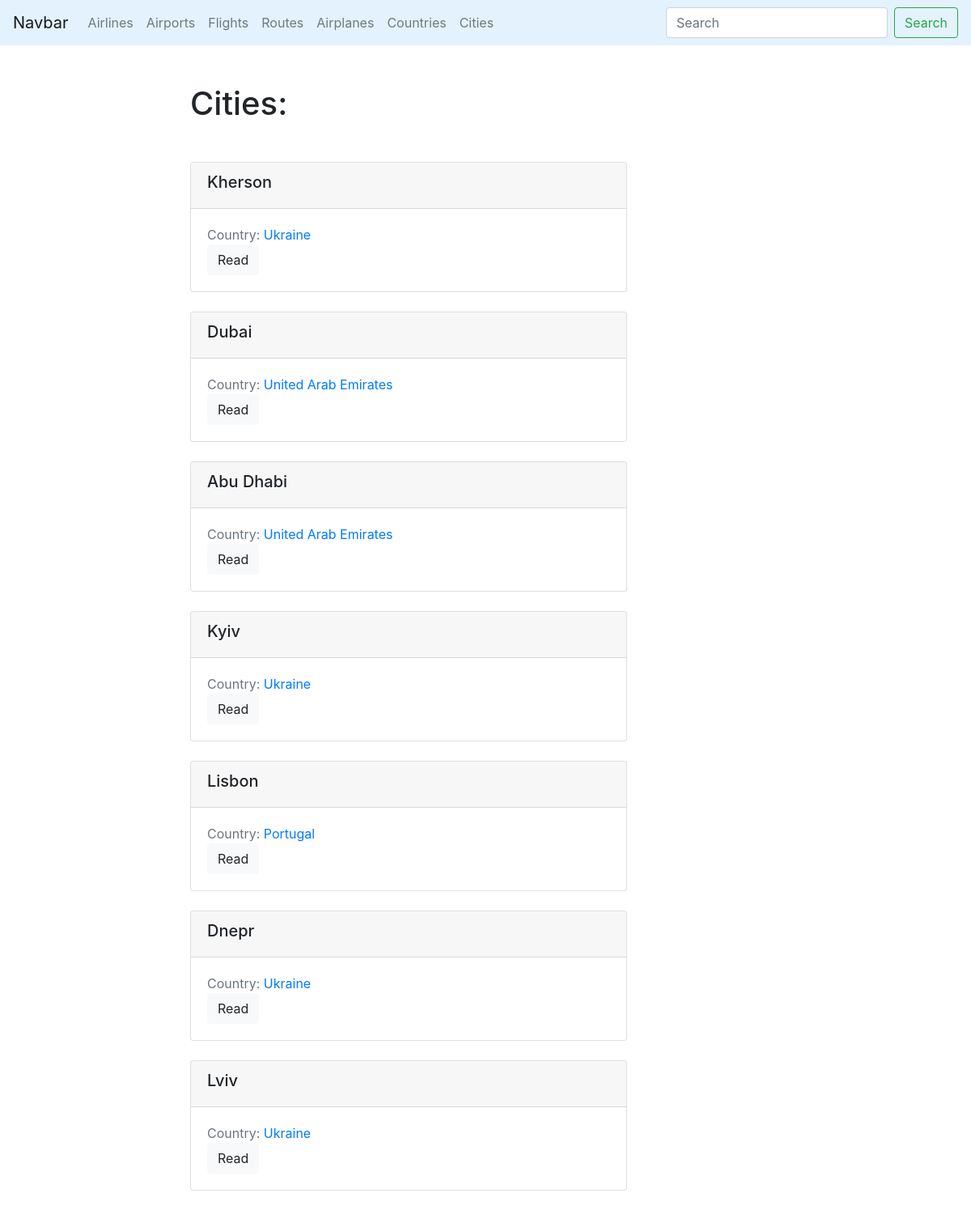
The page /airtickets/cities/ on the database as committed earlier.
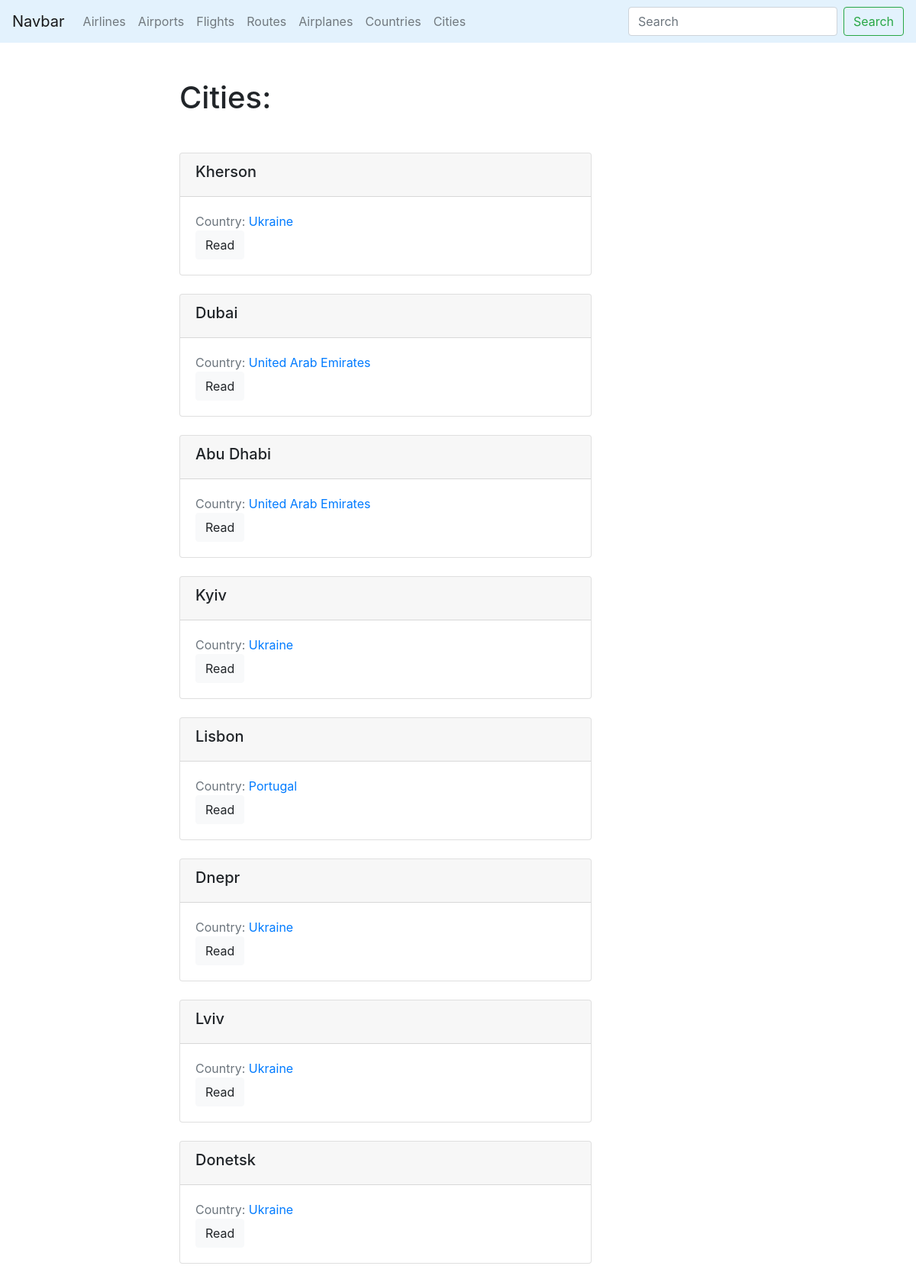
The same page on the database as committed later.
### airtickets/models.py (models this page shows, shortened)
class City(models.Model):
    name = models.CharField(max_length=50, db_index=True, unique=True)
    slug = models.CharField(max_length=50, unique=True, blank=True)
    country = models.ForeignKey(Country, on_delete=models.CASCADE, related_name='cities')
    def get_absolute_url(self):
        return reverse('city_detail_url', kwargs={'slug': self.slug})

class Country(models.Model):
    name = models.CharField(max_length=50, db_index=True, unique=True)
    slug = models.SlugField(max_length=50, unique=True, blank=True)
    def get_absolute_url(self):
        return reverse('country_detail_url', kwargs={'slug': self.slug})

### airtickets/views.py (the view)
# urls.py: path('cities/', cities_list, name='cities_list_url'),
def cities_list(request):
    cities = City.objects.all()
    return render(request, 'airtickets/cities_list.html', context={'cities': cities})

### airtickets/templates/airtickets/cities_list.html (shortened to what this page needs)
{% extends 'airtickets/base_airtickets.html' %}
{% block content %}
    <h1 class="mb-5">Cities:</h1>
    {% for city in cities %}
        {% include 'airtickets/includes/city_card_template.html' %}
    {% endfor %}
{% endblock %}

### airtickets/templates/airtickets/includes/city_card_template.html
<div class="card mb-4">
    <div class="card-header">
        <h5> {{ city.name }} </h5>
    </div>
    <div class="card-body">
        <div class="text-muted">
            Country: <a href="{{ city.country.get_absolute_url }}">{{ city.country.name }}</a>
        </div>
        <a href="{{ city.get_absolute_url }}" class="btn btn-light">Read</a>
    </div>
</div>

Rows that differ between the two databases and show on the page:
added City: name "Donetsk", country.name "Ukraine"
